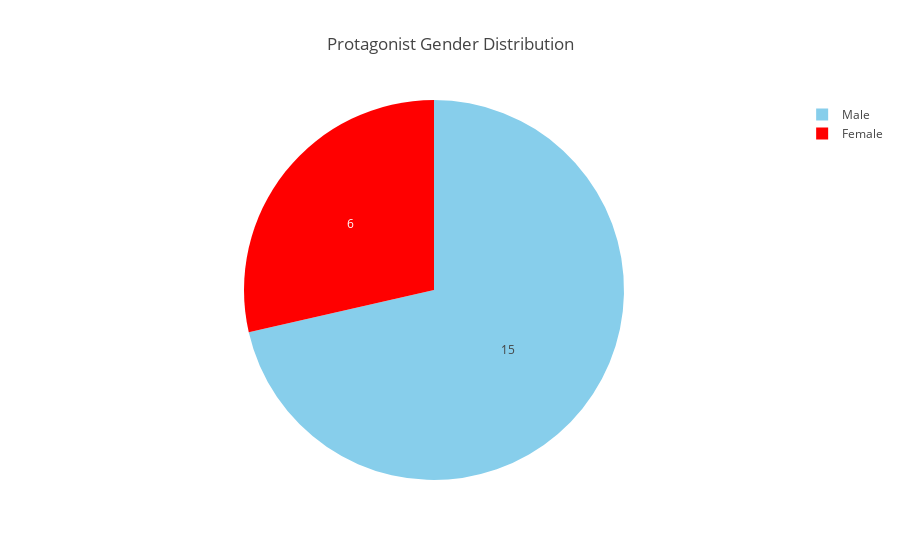

The notebook cell saved with this chart:
### Code cell
# Bar plot to visualize protagonist gender distribution

fig = {
    'data': [
        dict(
            labels = ['Male', 'Female'],
            values = [15, 6],
            type = 'pie',
            sort = False,
            hoverinfo = 'label+percent',
            textinfo = 'value',
            marker = dict(colors = ['skyblue', 'red'])
        )
],
    'layout' : 
        dict(
            title = 'Protagonist Gender Distribution'
    )
}

iplot(fig)

### Figure 1 — Plotly figure (JSON) as saved in the notebook; plotly's stock layout.template omitted (floating-point values rounded to 4 significant figures)
{"data": [{"hoverinfo": "label+percent", "labels": ["Male", "Female"], "marker": {"colors": ["skyblue", "red"]}, "sort": false, "textinfo": "value", "type": "pie", "uid": "3774a376-ff78-4370-a4c8-5cba29fdf95e", "values": [15, 6]}], "layout": {"title": {"text": "Protagonist Gender Distribution"}}}
